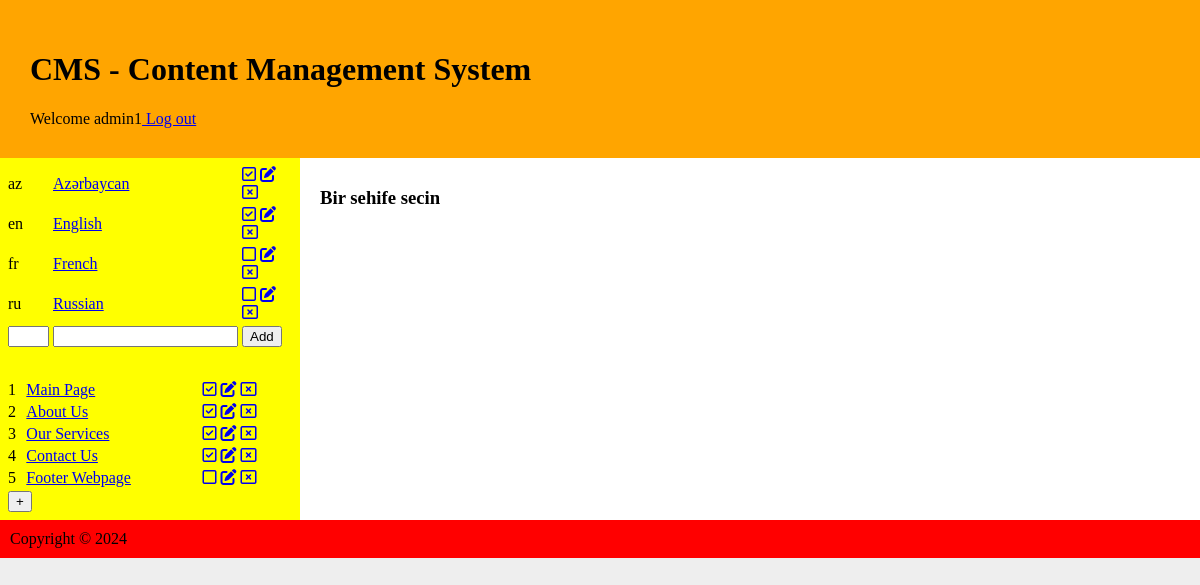
The page /admin/index.php (signed in) on the database its author committed.
### tables this page shows
CREATE TABLE `language` (
  `id` int(11) NOT NULL,
  `short` char(2) NOT NULL,
  `full` varchar(16) NOT NULL,
  `status` int(11) NOT NULL
);

CREATE TABLE `menu` (
  `id` int(11) NOT NULL,
  `lang` int(11) NOT NULL,
  `name` varchar(128) DEFAULT NULL,
  `order` int(11) NOT NULL,
  `status` int(11) NOT NULL
);

### admin/index.php (the view, shortened to what this page needs)
<?php
require_once "../db.php";
?>
<!DOCTYPE html>
<html lang="en">
<head>
    <link rel="stylesheet" href="https://cdnjs.cloudflare.com/ajax/libs/font-awesome/6.5.2/css/all.min.css" />
    <link rel="stylesheet" href="../style.css" />
</head>
<body>
    <div>
        <header>
            <h1>CMS - Content Management System</h1>
            <div>Welcome <?= $_SESSION["user"] ?><a href="?action=logout"> Log out</a></div>
        </header>
        <main>
            <aside>
                <table>
                    <?php
                    $sql = "SELECT * FROM `language` ORDER BY `short`";
                    $result = mysqli_query($conn, $sql);
                    while ($row = mysqli_fetch_assoc($result)) {
                        echo '
                                    <tr>
                                        <td>' . $row["short"] . '</td>
                                        <td><a href="?lang=' . $row["id"] . '">' . $row["full"] . '</a></td>
                                        <td>
                                            <a href="?action=lcheck&lid=' . $row["id"] . '&lstatus=' . $row["status"] . '"><i class="far fa' . ($row["status"] ? '-check' : '') . '-square"></i></a>
                                            <a href="?action=ledit&lid=' . $row["id"] . '&lshort=' . $row["short"] . '&lfull=' . $row["full"] . '"><i class="fas fa-edit"></i></a>
                                            <a href="?action=ldel&lid=' . $row["id"] . '"><i class="far fa-window-close"></i></a>
                                        </td>
                                    </tr>
                                ';
                    }
                    ?>
                    <tr>
                        <form>
                            <td><input type="text" name="lshort" size="2" value="<?= $lshort ?>" /></td>
                            <td><input type="text" name="lfull" value="<?= $lfull ?>" /></td>
                            <td><input type="submit" value="<?= $lbutton ?>"></td>
                        </form>
                    </tr>
                </table>
                <br />
                <table>
                    <?php
                    $sql = "SELECT * FROM `menu` WHERE `lang`=$lang ORDER BY `order`";
                    $result = mysqli_query($conn, $sql);
                    while ($row = mysqli_fetch_assoc($result)) {
                        echo '
                                    <tr>
                                        <td>' . $row["order"] . '</td>
                                        <td><a href="?lang=' . $lang . '&action=ccheck&page=' . $row["id"] . '">' . $row["name"] . '</a></td>
                                        <td>
                                            <a href="?lang=' . $lang . '&action=mcheck&mid=' . $row["id"] . '&mstatus=' . $row["status"] . '"><i class="far fa' . ($row["status"] ? '-check' : '') . '-square"></i></a>
                                            <a href="?lang=' . $lang . '&action=medit&mid=' . $row["id"] . '&morder=' . $row["order"] . '&mname=' . $row["name"] . '"><i class="fas fa-edit"></i></a>
                                            <a href="?lang=' . $lang . '&action=mdel&mid=' . $row["id"] . '"><i class="far fa-window-close"></i></a>
                                        </td>
                                    </tr>
                                ';
                    }
                    ?>
                    <tr>
                        <td colspan="3"><button onclick="showmodal()">+</button></td>
                    </tr>
                </table>
            </aside>
            <section>
                <?php
                if ($page == 0) echo '<h3>Bir sehife secin</h3>';
                ?>
            </section>
        </main>
        <footer>
            Copyright &copy; <?= date('Y') ?>
        </footer>
    </div>
</body>
</html>

### style.css (style rules this page uses)
* { box-sizing: border-box; }
body { margin: 0; background: #eee; }
header { padding: 30px; background: orange; }
main { display: flex }
aside { width: 25%; background: yellow; }
section { width: 75%; background: white; padding: 10px 20px; }
footer { padding: 10px; background: red }
table { padding: 5px; width: 100% }

### rows shown on the page
language: short "az", full "Azərbaycan", status 1 (drawn)
language: short "en", full "English", status 1 (drawn)
language: short "fr", full "French", status 0 (drawn)
language: short "ru", full "Russian", status 0 (drawn)
menu: order "1", name "Main Page", status 1 (drawn)
menu: order "2", name "About Us", status 1 (drawn)
menu: order "3", name "Our Services", status 1 (drawn)
menu: order "4", name "Contact Us", status 1 (drawn)
menu: order "5", name "Footer Webpage", status 0 (drawn)

### other values the page prints
$_SESSION["user"] "admin1"
